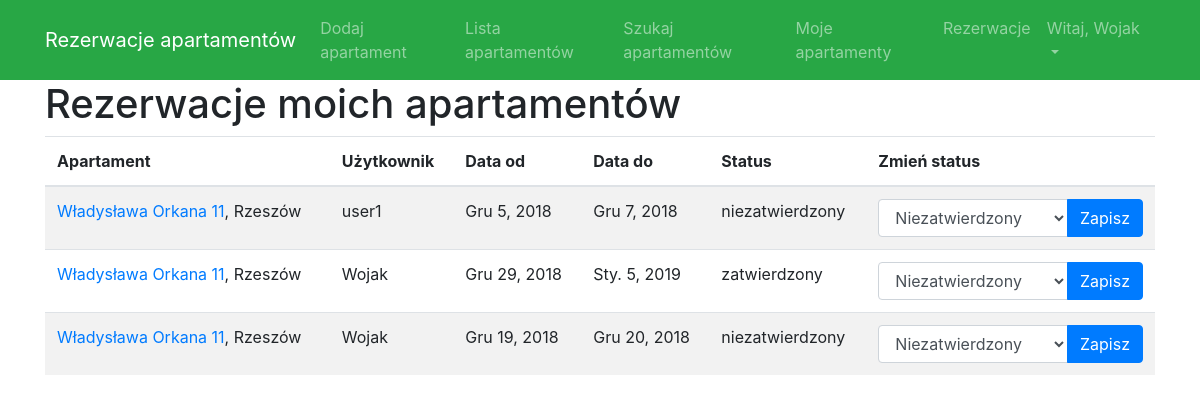
The app's page /bookings/rezerwacje (signed in), older data.
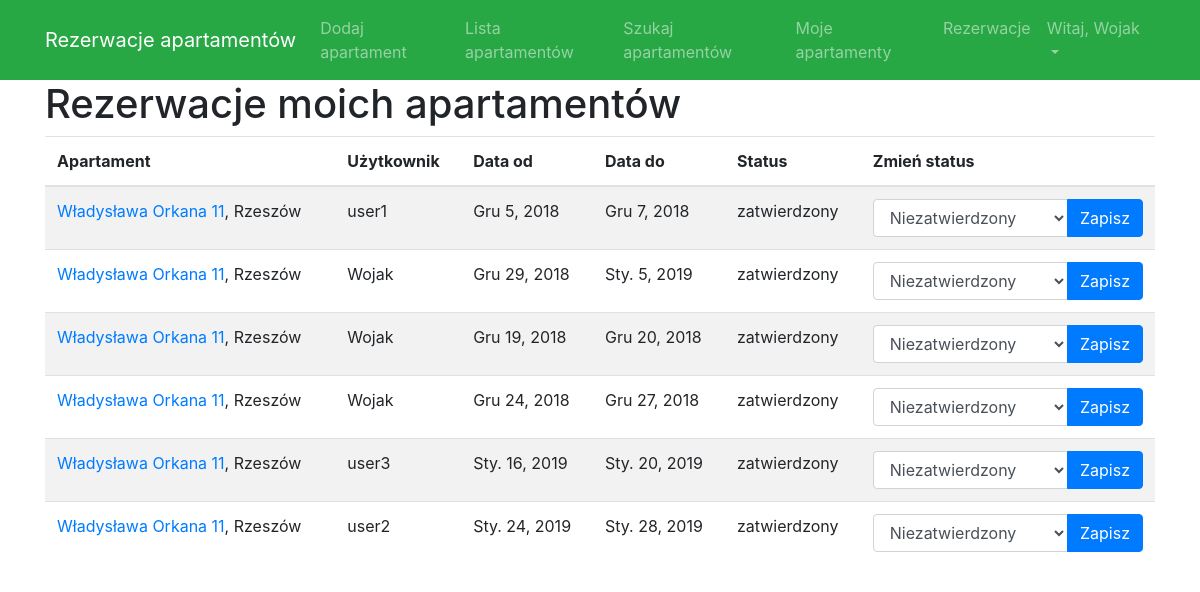
The same page, newer data.
### bookings/models.py (models this page shows, shortened)
class Rezerwacja(models.Model):
    apartament = models.ForeignKey(Apartament, on_delete=models.CASCADE)
    kto = models.ForeignKey(settings.AUTH_USER_MODEL, on_delete=models.CASCADE)
    rezerwacja_od = models.DateField(db_index=True, null=True)
    rezerwacja_do = models.DateField(db_index=True, null=True)
    STATUSY = (
        ('niezatwierdzony', 'Niezatwierdzony'),
        ('zatwierdzony', 'Zatwierdzony'),
        ('odrzucony', 'Odrzucony')
    )
    status = models.CharField(default='niezatwierdzony', max_length=255, choices=STATUSY)

class Apartament(models.Model):
    wlasciciel = models.ForeignKey(settings.AUTH_USER_MODEL, on_delete=models.CASCADE)
    miejscowosc = models.CharField(max_length=50)
    adres = models.CharField(max_length=100, unique=True)
    opis = models.CharField(max_length=500)
    ilosc_miejsc = models.SmallIntegerField()
    cena_za_dobe = models.IntegerField()
    internet = models.BooleanField()
    telewizor = models.BooleanField()
    basen = models.BooleanField()
    sauna = models.BooleanField()

### accounts/models.py (models this page shows, shortened)
class MyUser(AbstractUser):
    first_name = models.CharField(blank=False, max_length=30, verbose_name="Imię")
    last_name = models.CharField(blank=False, max_length=100, verbose_name="Nazwisko")
    email = models.EmailField(blank=False, unique=True)

### bookings/views.py (the view, shortened to what this page needs)
# urls.py: path('rezerwacje', rezerwacje_apartamentow, name='rezerwacje_apartamentow'),
def rezerwacje_apartamentow(request):
    if request.user.is_authenticated:
        pass
    else:
        messages.add_message(request, messages.WARNING, 'Nie jesteś zalogowany')
        return HttpResponseRedirect(reverse('home'))
    rezerwacje = Rezerwacja.objects.filter(apartament__wlasciciel_id=request.user.id)  # pobiera rezerwacje apartamentów których właścicielem jest zalogowany użytkownik
    return render(request, 'booking/rezerwacje.html', {'rezerwacje': rezerwacje})  # wyświetla rezerwacje

### templates/booking/rezerwacje.html (shortened to what this page needs)
{% extends "base.html" %}
{% block content %}
    <h1>Rezerwacje moich apartamentów</h1>
    <table class="table table-striped">
        <thead>
        <tr>
            <th>Apartament</th>
            <th>Użytkownik</th>
            <th>Data od</th>
            <th>Data do</th>
            <th>Status</th>
            <th>Zmień status</th>
        </tr>
        </thead>
        <tbody>
        {% for rezerwacja in rezerwacje %}
            <tr>
                <td>
                    <a href="{% url 'apartament_detail' rezerwacja.apartament.id %}">{{ rezerwacja.apartament.adres }}</a>,
                    {{ rezerwacja.apartament.miejscowosc }}</td>
                <td>{{ rezerwacja.kto.username }}</td>
                <td>{{ rezerwacja.rezerwacja_od }}</td>
                <td>{{ rezerwacja.rezerwacja_do }}</td>
                <td>{{ rezerwacja.status }}</td>
                <td>
                    <form method="POST" action="">
                        <div class="input-group">
                            <select class="form-control" name="status">
                                <option value="niezatwierdzony">Niezatwierdzony</option>
                            </select>
                            <div class="input-group-append">
                                <button class="btn btn-primary" type="submit">Zapisz</button>
                            </div>
                        </div>
                    </form>
                </td>
            </tr>
        {% endfor %}
        </tbody>
    </table>
{% endblock %}

Row changes from the older to the newer data that the page shows:
changed Rezerwacja "Gru 5, 2018": status "niezatwierdzony" → "zatwierdzony"
changed Rezerwacja "Gru 19, 2018": status "niezatwierdzony" → "zatwierdzony"
added Rezerwacja: apartament.adres "Władysława Orkana 11", apartament.miejscowosc "Rzeszów", kto.username "Wojak", rezerwacja_od "Gru 24, 2018", rezerwacja_do "Gru 27, 2018", status "zatwierdzony"
added Rezerwacja: apartament.adres "Władysława Orkana 11", apartament.miejscowosc "Rzeszów", kto.username "user3", rezerwacja_od "Sty. 16, 2019", rezerwacja_do "Sty. 20, 2019", status "zatwierdzony"
added Rezerwacja: apartament.adres "Władysława Orkana 11", apartament.miejscowosc "Rzeszów", kto.username "user2", rezerwacja_od "Sty. 24, 2019", rezerwacja_do "Sty. 28, 2019", status "zatwierdzony"
